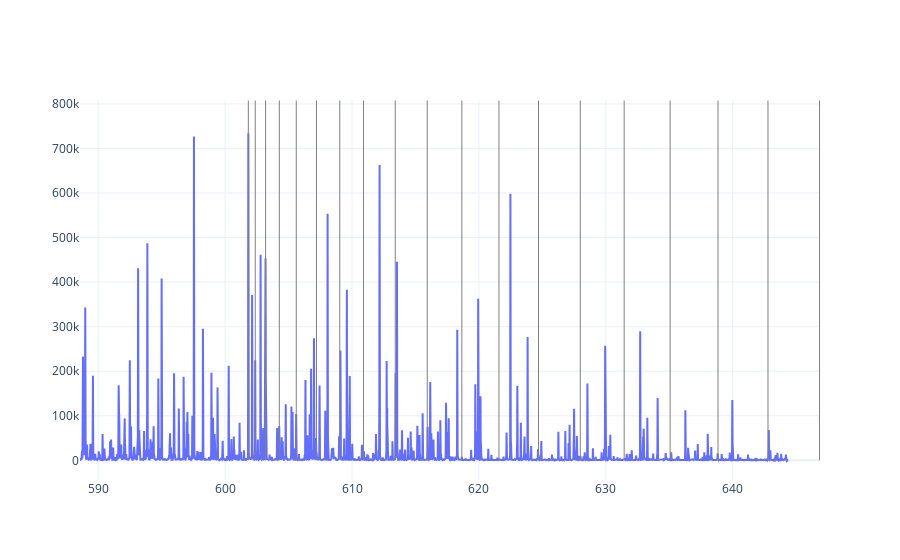

The code cell stored with this chart in its notebook:
### Code cell
fulcher.show(wavelength, spectrum)

### Figure 1 — Plotly figure (JSON) as saved in the notebook; plotly's stock layout.template omitted (floating-point values rounded to 4 significant figures; data arrays with more than 128 entries replaced by an {"elided": "..."} marker saying what was removed)
{"data": [{"type": "scatter", "x": {"elided": "8266 float values"}, "y": {"elided": "8266 float values"}}], "layout": {"shapes": [{"line": {"color": "gray", "width": 1}, "type": "line", "x0": 601.8, "x1": 601.8, "y0": 0, "y1": 807700.0}, {"line": {"color": "gray", "width": 1}, "type": "line", "x0": 602.4, "x1": 602.4, "y0": 0, "y1": 807700.0}, {"line": {"color": "gray", "width": 1}, "type": "line", "x0": 603.2, "x1": 603.2, "y0": 0, "y1": 807700.0}, {"line": {"color": "gray", "width": 1}, "type": "line", "x0": 604.3, "x1": 604.3, "y0": 0, "y1": 807700.0}, {"line": {"color": "gray", "width": 1}, "type": "line", "x0": 605.6, "x1": 605.6, "y0": 0, "y1": 807700.0}, {"line": {"color": "gray", "width": 1}, "type": "line", "x0": 607.2, "x1": 607.2, "y0": 0, "y1": 807700.0}, {"line": {"color": "gray", "width": 1}, "type": "line", "x0": 609.0, "x1": 609.0, "y0": 0, "y1": 807700.0}, {"line": {"color": "gray", "width": 1}, "type": "line", "x0": 610.9, "x1": 610.9, "y0": 0, "y1": 807700.0}, {"line": {"color": "gray", "width": 1}, "type": "line", "x0": 613.4, "x1": 613.4, "y0": 0, "y1": 807700.0}, {"line": {"color": "gray", "width": 1}, "type": "line", "x0": 615.9, "x1": 615.9, "y0": 0, "y1": 807700.0}, {"line": {"color": "gray", "width": 1}, "type": "line", "x0": 618.7, "x1": 618.7, "y0": 0, "y1": 807700.0}, {"line": {"color": "gray", "width": 1}, "type": "line", "x0": 621.6, "x1": 621.6, "y0": 0, "y1": 807700.0}, {"line": {"color": "gray", "width": 1}, "type": "line", "x0": 624.7, "x1": 624.7, "y0": 0, "y1": 807700.0}, {"line": {"color": "gray", "width": 1}, "type": "line", "x0": 628.0, "x1": 628.0, "y0": 0, "y1": 807700.0}, {"line": {"color": "gray", "width": 1}, "type": "line", "x0": 631.4, "x1": 631.4, "y0": 0, "y1": 807700.0}, {"line": {"color": "gray", "width": 1}, "type": "line", "x0": 635.1, "x1": 635.1, "y0": 0, "y1": 807700.0}, {"line": {"color": "gray", "width": 1}, "type": "line", "x0": 638.8, "x1": 638.8, "y0": 0, "y1": 807700.0}, {"line": {"color": "gray", "width": 1}, "type": "line", "x0": 642.8, "x1": 642.8, "y0": 0, "y1": 807700.0}, {"line": {"color": "gray", "width": 1}, "type": "line", "x0": 646.8, "x1": 646.8, "y0": 0, "y1": 807700.0}]}}
